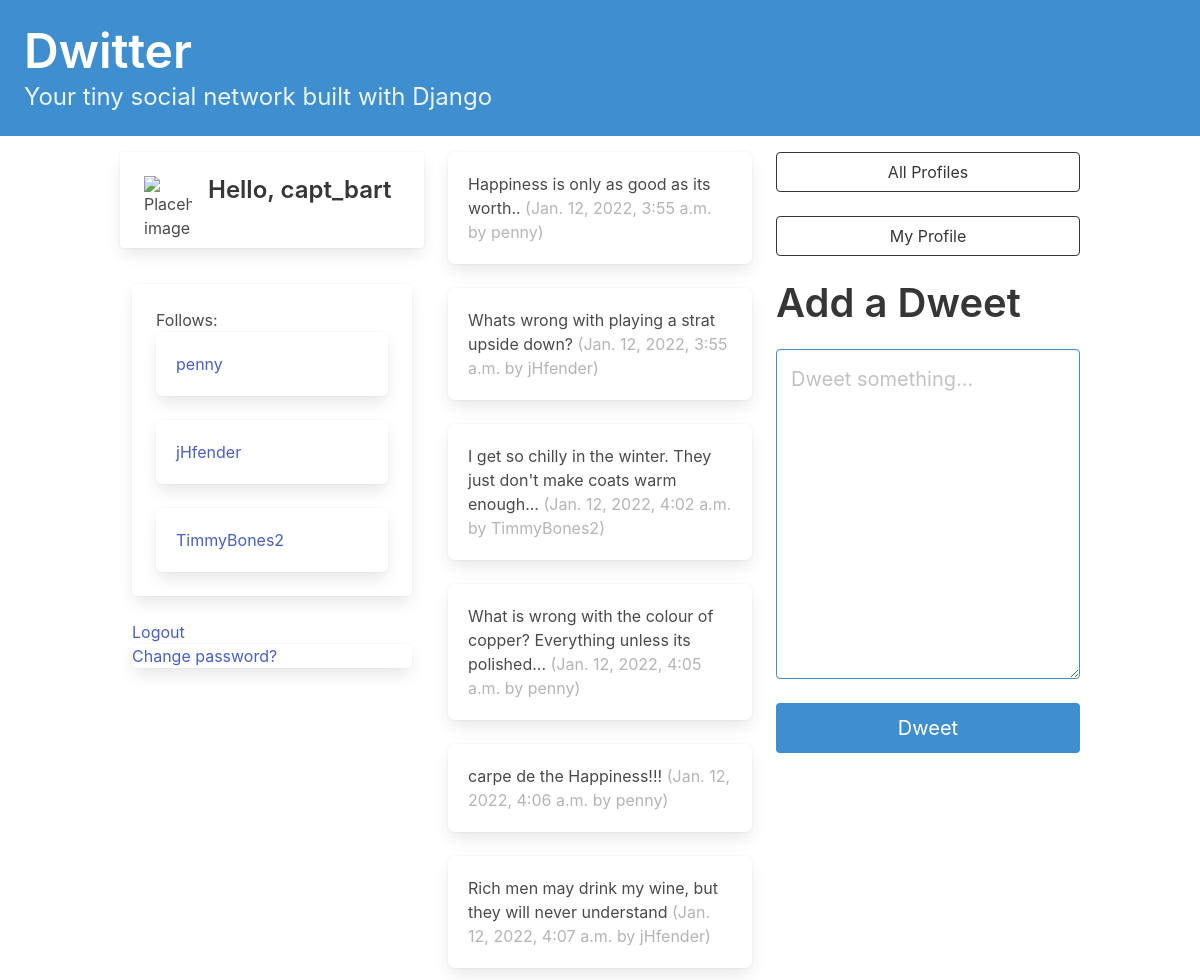
Page /dashboard/ (signed in) on the earlier database version.
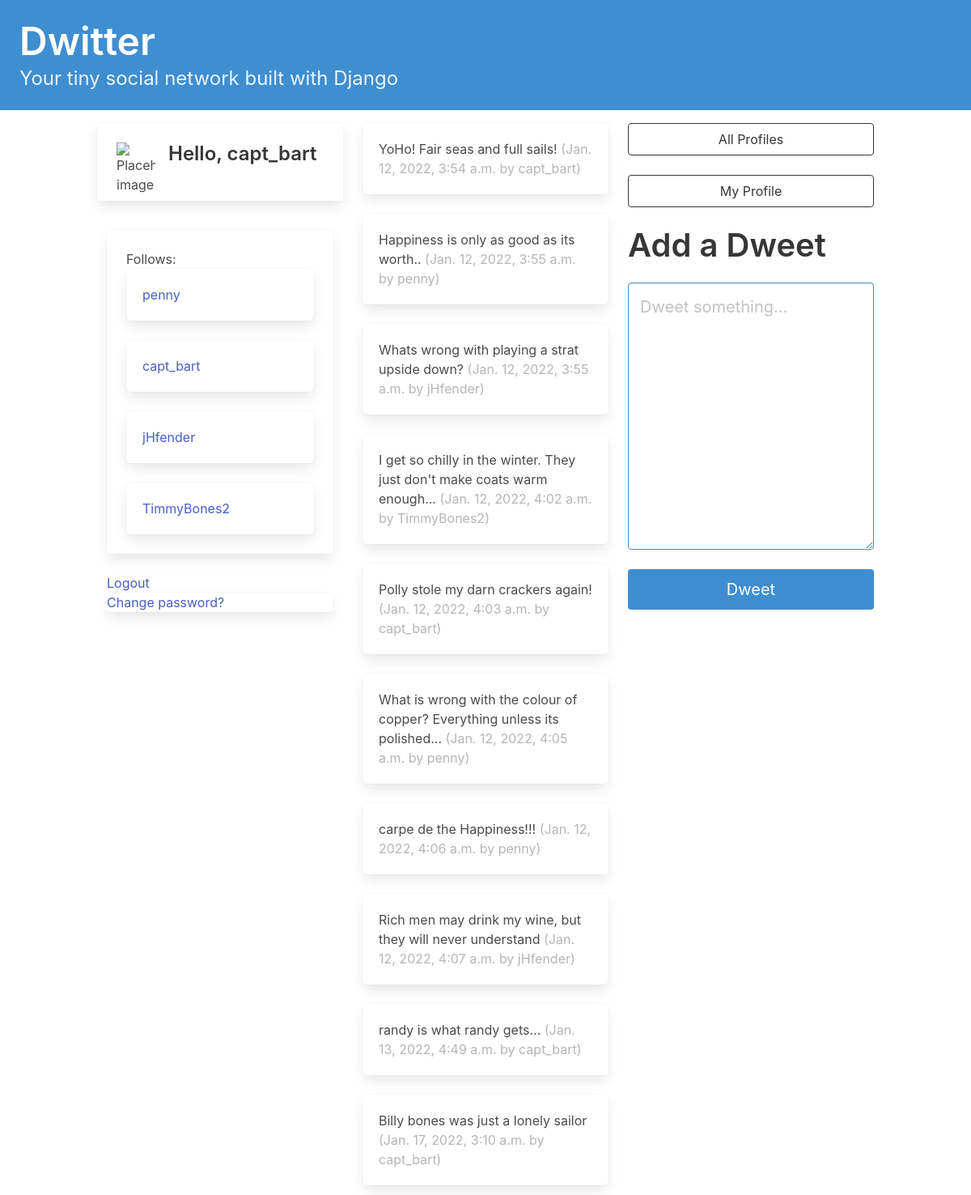
Same page on the later database version.
### dwitter/models.py (models this page shows, shortened)
class Profile(models.Model):
    user = models.OneToOneField(User, on_delete=models.CASCADE)
    follows = models.ManyToManyField(
        "self", related_name="followed_by", symmetrical=False,
        blank=True
    )
    def __str__(self):
        return self.user.username

class Dweet(models.Model):
    user = models.ForeignKey(
        User, related_name="dweets", on_delete=models.DO_NOTHING
    )
    body = models.CharField(max_length=140)
    created_at = models.DateTimeField(auto_now_add=True)

### dwitter/views.py (the view)
# urls.py: path("dashboard/", dashboard, name="dashboard"),
def dashboard(request):
    form = DweetForm(request.POST or None)
    if request.method == "POST":
        if form.is_valid():
            dweet = form.save(commit=False)
            dweet.user = request.user
            dweet.save()
            return redirect("dwitter:dashboard")
    followed_dweets = Dweet.objects.filter(
        user__profile__in=request.user.profile.follows.all()
        ).order_by("created_at")
    return render(request, "dwitter/dashboard.html",
                  {"form": form, "dweets": followed_dweets},
                  )

### dwitter/forms.py
class DweetForm(forms.ModelForm):
    body = forms.CharField(
        required=True,
        widget=forms.widgets.Textarea(
            attrs={
                "placeholder": "Dweet something...",
                "class": "textarea is-info is-medium",
            }
        ),
        label="",
    )
    class Meta:
        model = Dweet
        exclude = ("user", )

### dwitter/templates/dwitter/dashboard.html (shortened to what this page needs)
{% extends 'base.html' %}
{% block content %}
<div class="column">
  <div class="block">
    <div class="card">
      <div class="card-content">
        <div class="media">
          <div class="media-left">
            <figure class="image is-48x48">
              <img src="https://bulma.io/images/placeholders/96x96.png"
                  alt="Placeholder image">
            </figure>
          </div>
          <div class="media-content">
          {% if user.is_authenticated %}
            <p class="title is-4">
                Hello, {{ user.profile }}
            </p>
          {% else %}
            <p class="title is-4">
              Welcome, Please sign in...or join
            </p>
          {% endif %}
          </div>
        </div>
      </div>
    </div>
  </div>
  <div class="column">
    <div class="card">
      <div class="card-content">
        <h2> Follows: </h2>
            {% for followed in user.profile.follows.all%}
              <div class="box">
                <a href="{% url 'dwitter:profile' followed.user.profile.id %}">
                  {{ followed.user.profile }}
                </a>
              </div>
            {% endfor %}
      </div>
    </div>
  </div>
  <div class="column">
    {% if user.is_authenticated %}
      <a href="{% url 'logout' %}">Logout</a>
      <div class="card">
        <a href="{% url 'password_change' %}">Change password?</a>
      </div>
    {% else %}
      <a href="{% url 'login' %}">Login</a>
      <a href="{% url 'dwitter:register' %}">Register</a>
    {% endif %}
  </div>
</div>
  <div class="column">
      {% for dweet in dweets %}
        <div class="box">
          {{ dweet.body }}
          <span class="is-small has-text-grey-light">
            ({{ dweet.created_at }} by {{ dweet.user.username }})
          </span>
        </div>
      {% endfor %}
  </div>
  <div class="column is-one-third">
    <div class="block">
    <a href="{% url 'dwitter:profile_list' %}">
      <button class="button is-dark is-outlined is-fullwidth">
        All Profiles
      </button>
    </a>
  </div>
  <div class="block">
    <a href="{% url 'dwitter:profile' request.user.profile.id %}">
      <button class="button is-dark is-outlined is-fullwidth">
        My Profile
      </button>
    </a>
  </div>
    <div class="block">
      <div class="block">
        <h2 class="title is-2">Add a Dweet</h2>
      </div>
      <div class="block">
        <form method="post">
          {{ form.as_p }}
          <button class="button is-info is-fullwidth is-medium mt-5"
              type="submit">Dweet
          </button>
        </form>
      </div>
    </div>
  </div>
{% endblock content%}

Differences in the rows shown:
now on this page (row unchanged): Profile: user.profile "capt_bart"
now on this page (row unchanged): Dweet: body "YoHo! Fair seas and full sails!", created_at "Jan. 12, 2022, 3:54 a.m.", user.username "capt_bart"
now on this page (row unchanged): Dweet: body "Polly stole my darn crackers again!", created_at "Jan. 12, 2022, 4:03 a.m.", user.username "capt_bart"
now on this page (row unchanged): Dweet: body "randy is what randy gets...", created_at "Jan. 13, 2022, 4:49 a.m.", user.username "capt_bart"
added Dweet: body "Billy bones was just a lonely sailor", created_at "Jan. 17, 2022, 3:10 a.m.", user.username "capt_bart"
